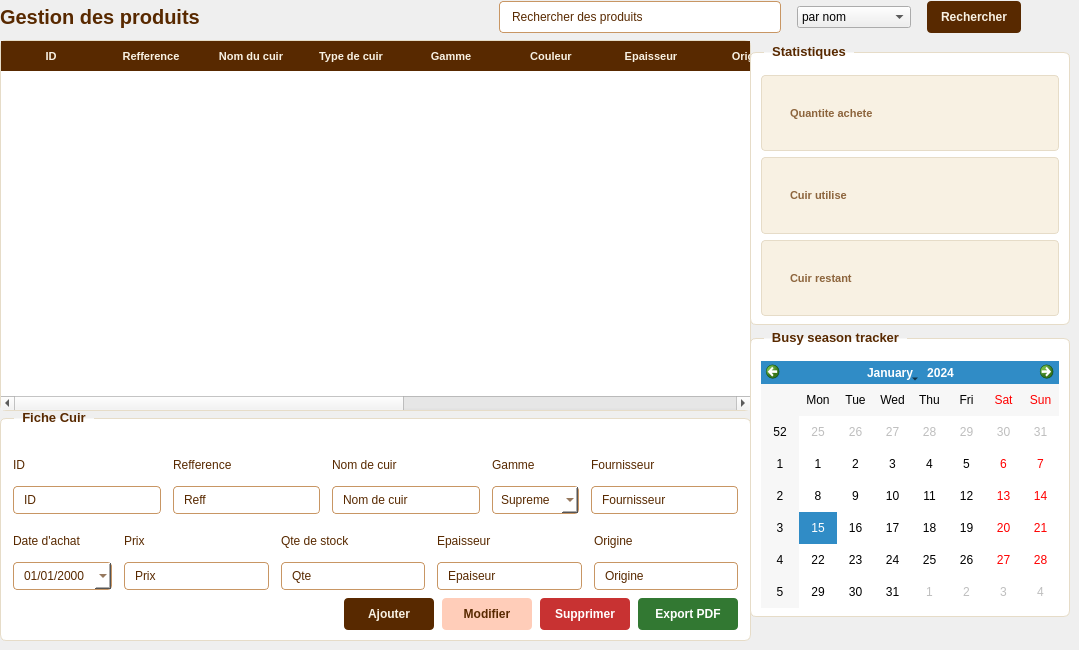
         <widget class="QWidget" name="page_3">
          <widget class="QTableWidget" name="employeeTable_5">
           <property name="geometry">
            <rect>
             <x>0</x>
             <y>40</y>
             <width>751</width>
             <height>371</height>
            </rect>
           </property>
           <property name="styleSheet">
            <string notr="true">QTableWidget {
  background-color: white;
  border: 1px solid rgb(230, 220, 200);
  border-radius: 6px;
  gridline-color: rgb(230, 220, 200);
  font-size: 11px;
  color: rgb(88, 41, 0);
}
QTableWidget::item {
  padding: 4px 6px;
}
QTableWidget::item:selected {
  background-color: rgb(255, 205, 185);
  color: rgb(88, 41, 0);
}
QHeaderView::section {
  background-color: rgb(88, 41, 0);
  color: rgb(248, 241, 227);
  padding: 6px 6px;
  border: none;
  font-weight: bold;
  font-size: 11px;
}</string>
           </property>
           <property name="alternatingRowColors">
            <bool>true</bool>
           </property>
           <property name="selectionBehavior">
            <enum>QAbstractItemView::SelectionBehavior::SelectRows</enum>
           </property>
           <property name="columnCount">
            <number>13</number>
           </property>
           <column>
            <property name="text">
             <string>ID</string>
            </property>
           </column>
           <column>
            <property name="text">
             <string>Refference</string>
            </property>
           </column>
           <column>
            <property name="text">
             <string>Nom du cuir</string>
            </property>
           </column>
           <column>
            <property name="text">
             <string>Type de cuir</string>
            </property>
           </column>
           <column>
            <property name="text">
             <string>Gamme</string>
            </property>
           </column>
           <column>
            <property name="text">
             <string>Couleur</string>
            </property>
           </column>
           <column>
            <property name="text">
             <string>Epaisseur</string>
            </property>
           </column>
           <column>
            <property name="text">
             <string>Origine</string>
            </property>
           </column>
           <column>
            <property name="text">
             <string>Fournisseur associe</string>
            </property>
           </column>
           <column>
            <property name="text">
             <string>Quantite de stock</string>
            </property>
           </column>
           <column>
            <property name="text">
             <string>Prix</string>
            </property>
           </column>
           <column>
            <property name="text">
             <string>Date d'achat</string>
            </property>
           </column>
           <column>
            <property name="text">
             <string>Status </string>
            </property>
           </column>
          </widget>
          <widget class="QGroupBox" name="employeeFormBox_5">
           <property name="geometry">
            <rect>
             <x>0</x>
             <y>410</y>
             <width>751</width>
             <height>231</height>
            </rect>
           </property>
           <property name="styleSheet">
            <string notr="true">QGroupBox {
  background-color: white;
  border: 1px solid rgb(230, 220, 200);
  border-radius: 6px;
  margin-top: 8px;
  padding-top: 16px;
  font-weight: bold;
  font-size: 13px;
  color: rgb(88, 41, 0);
}
QGroupBox::title {
  subcontrol-origin: margin;
  left: 14px;
  padding: 0 6px;
}
QLineEdit, QComboBox, QDateEdit {
  border: 1px solid rgb(200, 150, 100);
  border-radius: 4px;
  padding: 5px 8px;
  font-size: 12px;
  color: rgb(88, 41, 0);
  background-color: rgb(255, 255, 255);
  font-weight: normal;
}
QLineEdit:focus, QComboBox:focus, QDateEdit:focus {
  border: 1px solid rgb(88, 41, 0);
}
QLabel {
  font-size: 12px;
  font-weight: normal;
  color: rgb(88, 41, 0);
}</string>
           </property>
           <property name="title">
            <string>Fiche Cuir</string>
           </property>
           <layout class="QVBoxLayout" name="formOuterLayout_5">
            <property name="spacing">
             <number>8</number>
            </property>
            <property name="leftMargin">
             <number>12</number>
            </property>
            <property name="topMargin">
             <number>10</number>
            </property>
            <property name="rightMargin">
             <number>12</number>
            </property>
            <property name="bottomMargin">
             <number>10</number>
            </property>
            <item>
             <layout class="QHBoxLayout" name="formRow1_5">
              <property name="spacing">
               <number>12</number>
              </property>
              <item>
               <layout class="QVBoxLayout" name="cinLayout_5">
                <property name="spacing">
                 <number>2</number>
                </property>
                <item>
                 <widget class="QLabel" name="labelCIN_5">
                  <property name="text">
                   <string>ID</string>
                  </property>
                 </widget>
                </item>
                <item>
                 <widget class="QLineEdit" name="lineEditCIN_5">
                  <property name="text">
                   <string>ID</string>
                  </property>
                  <property name="placeholderText">
                   <string>CIN</string>
                  </property>
                 </widget>
                </item>
               </layout>
              </item>
              <item>
               <layout class="QVBoxLayout" name="nomLayout_5">
                <property name="spacing">
                 <number>2</number>
                </property>
                <item>
                 <widget class="QLabel" name="labelNom_5">
                  <property name="text">
                   <string>Refference</string>
                  </property>
                 </widget>
                </item>
                <item>
                 <widget class="QLineEdit" name="lineEditNom_5">
                  <property name="text">
                   <string>Reff</string>
                  </property>
                  <property name="placeholderText">
                   <string>Nom</string>
                  </property>
                 </widget>
                </item>
               </layout>
              </item>
              <item>
               <layout class="QVBoxLayout" name="prenomLayout_5">
                <property name="spacing">
                 <number>2</number>
                </property>
                <item>
                 <widget class="QLabel" name="labelPrenom_5">
                  <property name="text">
                   <string>Nom de cuir</string>
                  </property>
                 </widget>
                </item>
                <item>
                 <widget class="QLineEdit" name="lineEditPrenom_6">
                  <property name="text">
                   <string>Nom de cuir</string>
                  </property>
                  <property name="placeholderText">
                   <string>Prenom</string>
                  </property>
                 </widget>
                </item>
               </layout>
              </item>
              <item>
               <layout class="QVBoxLayout" name="sexeLayout_5">
                <property name="spacing">
                 <number>2</number>
                </property>
                <item>
                 <widget class="QLabel" name="labelSexe_5">
                  <property name="text">
                   <string>Gamme</string>
                  </property>
                 </widget>
                </item>
                <item>
                 <widget class="QComboBox" name="comboBoxSexe_2">
                  <item>
                   <property name="text">
                    <string>Supreme</string>
                   </property>
                  </item>
                  <item>
                   <property name="text">
                    <string>Midium</string>
                   </property>
                  </item>
                  <item>
                   <property name="text">
                    <string>Economy</string>
                   </property>
                  </item>
                 </widget>
                </item>
               </layout>
              </item>
              <item>
               <layout class="QVBoxLayout" name="salaireLayout_5">
                <property name="spacing">
                 <number>2</number>
                </property>
                <item>
                 <widget class="QLabel" name="labelSalaire_5">
                  <property name="text">
                   <string>Fournisseur</string>
                  </property>
                 </widget>
                </item>
                <item>
                 <widget class="QLineEdit" name="lineEditSalaire_2">
                  <property name="text">
                   <string>Fournisseur</string>
                  </property>
                  <property name="placeholderText">
                   <string>Salaire</string>
                  </property>
                 </widget>
                </item>
               </layout>
              </item>
             </layout>
            </item>
            <item>
             <layout class="QHBoxLayout" name="formRow2_5">
              <property name="spacing">
               <number>12</number>
              </property>
              <item>
               <layout class="QVBoxLayout" name="dateEmbaucheLayout_5">
                <property name="spacing">
                 <number>2</number>
                </property>
                <item>
                 <widget class="QLabel" name="labelDateEmbauche_5">
                  <property name="text">
                   <string>Date d'achat</string>
                  </property>
                 </widget>
                </item>
                <item>
                 <widget class="QDateEdit" name="dateEditEmbauche_2">
                  <property name="displayFormat">
                   <string>dd/MM/yyyy</string>
                  </property>
                  <property name="calendarPopup">
                   <bool>true</bool>
                  </property>
                 </widget>
                </item>
               </layout>
              </item>
              <item>
               <layout class="QVBoxLayout" name="telephoneLayout_4">
                <property name="spacing">
                 <number>2</number>
                </property>
                <item>
                 <widget class="QLabel" name="labelTelephone_4">
                  <property name="text">
                   <string>Prix</string>
                  </property>
                 </widget>
                </item>
                <item>
                 <widget class="QLineEdit" name="lineEditTelephone_2">
                  <property name="text">
                   <string>Prix</string>
                  </property>
                  <property name="placeholderText">
                   <string>Telephone</string>
                  </property>
                 </widget>
                </item>
               </layout>
              </item>
              <item>
               <layout class="QVBoxLayout" name="posteLayout_4">
                <property name="spacing">
                 <number>2</number>
                </property>
                <item>
                 <widget class="QLabel" name="labelPoste_4">
                  <property name="text">
                   <string>Qte de stock</string>
                  </property>
                 </widget>
                </item>
                <item>
                 <widget class="QLineEdit" name="lineEditPoste_2">
                  <property name="text">
                   <string>Qte</string>
                  </property>
                  <property name="placeholderText">
                   <string>Poste</string>
                  </property>
                 </widget>
                </item>
               </layout>
              </item>
              <item>
               <layout class="QVBoxLayout" name="adresseLayout_4">
                <property name="spacing">
                 <number>2</number>
                </property>
                <item>
                 <widget class="QLabel" name="labelAdresse_4">
                  <property name="text">
                   <string>Epaisseur</string>
                  </property>
                 </widget>
                </item>
                <item>
                 <widget class="QLineEdit" name="lineEditAdresse_4">
                  <property name="text">
                   <string>Epaiseur</string>
                  </property>
                  <property name="placeholderText">
                   <string>Adresse</string>
                  </property>
                 </widget>
                </item>
               </layout>
              </item>
              <item>
               <layout class="QVBoxLayout" name="emailLayout_4">
                <property name="spacing">
                 <number>2</number>
                </property>
                <item>
                 <widget class="QLabel" name="labelEmail_2">
                  <property name="text">
                   <string>Origine</string>
                  </property>
                 </widget>
                </item>
                <item>
                 <widget class="QLineEdit" name="lineEditEmail_4">
                  <property name="text">
                   <string>Origine</string>
                  </property>
                  <property name="placeholderText">
                   <string>Email</string>
                  </property>
                 </widget>
                </item>
               </layout>
              </item>
             </layout>
            </item>
            <item>
             <layout class="QHBoxLayout" name="formBtnLayout_5">
              <property name="spacing">
               <number>8</number>
              </property>
              <item>
               <spacer name="formBtnSpacer_5">
                <property name="orientation">
                 <enum>Qt::Orientation::Horizontal</enum>
                </property>
                <property name="sizeHint" stdset="0">
                 <size>
                  <width>40</width>
                  <height>20</height>
                 </size>
                </property>
               </spacer>
              </item>
              <item>
               <widget class="QPushButton" name="btnAjouter_7">
                <property name="minimumSize">
                 <size>
                  <width>90</width>
                  <height>32</height>
                 </size>
                </property>
                <property name="cursor">
                 <cursorShape>PointingHandCursor</cursorShape>
                </property>
                <property name="styleSheet">
                 <string notr="true">QPushButton {
  background-color: rgb(88, 41, 0);
  color: rgb(248, 241, 227);
  border: none;
  border-radius: 4px;
  font-size: 12px;
  font-weight: bold;
  padding: 6px 14px;
}
QPushButton:hover {
  background-color: rgb(110, 55, 10);
}</string>
                </property>
                <property name="text">
                 <string>Ajouter</string>
                </property>
               </widget>
              </item>
              <item>
               <widget class="QPushButton" name="btnModifier_5">
                <property name="minimumSize">
                 <size>
                  <width>90</width>
                  <height>32</height>
                 </size>
                </property>
                <property name="cursor">
                 <cursorShape>PointingHandCursor</cursorShape>
                </property>
                <property name="styleSheet">
                 <string notr="true">QPushButton {
  background-color: rgb(255, 205, 185);
  color: rgb(88, 41, 0);
  border: none;
  border-radius: 4px;
  font-size: 12px;
  font-weight: bold;
  padding: 6px 14px;
}
QPushButton:hover {
  background-color: rgb(230, 180, 150);
}</string>
                </property>
                <property name="text">
                 <string>Modifier</string>
                </property>
               </widget>
              </item>
              <item>
               <widget class="QPushButton" name="btnSupprimer_5">
                <property name="minimumSize">
                 <size>
                  <width>90</width>
                  <height>32</height>
                 </size>
                </property>
                <property name="cursor">
                 <cursorShape>PointingHandCursor</cursorShape>
                </property>
                <property name="styleSheet">
                 <string notr="true">QPushButton {
  background-color: rgb(200, 50, 50);
  color: white;
  border: none;
  border-radius: 4px;
  font-size: 12px;
  font-weight: bold;
  padding: 6px 14px;
}
QPushButton:hover {
  background-color: rgb(180, 40, 40);
}</string>
                </property>
                <property name="text">
                 <string>Supprimer</string>
                </property>
               </widget>
              </item>
              <item>
               <widget class="QPushButton" name="btnExportPDF_2">
                <property name="minimumSize">
                 <size>
                  <width>100</width>
                  <height>32</height>
                 </size>
                </property>
                <property name="cursor">
                 <cursorShape>PointingHandCursor</cursorShape>
                </property>
                <property name="styleSheet">
                 <string notr="true">QPushButton {
  background-color: rgb(50, 120, 50);
  color: white;
  border: none;
  border-radius: 4px;
  font-size: 12px;
  font-weight: bold;
  padding: 6px 14px;
}
QPushButton:hover {
  background-color: rgb(40, 100, 40);
}</string>
                </property>
                <property name="text">
                 <string>Export PDF</string>
                </property>
               </widget>
              </item>
             </layout>
            </item>
           </layout>
          </widget>
          <widget class="QGroupBox" name="statsGroupBox_2">
           <property name="geometry">
            <rect>
             <x>750</x>
             <y>44</y>
             <width>320</width>
             <height>281</height>
            </rect>
           </property>
           <property name="styleSheet">
            <string notr="true">QGroupBox {
  background-color: white;
  border: 1px solid rgb(230, 220, 200);
  border-radius: 6px;
  margin-top: 8px;
  padding-top: 14px;
  font-weight: bold;
  font-size: 13px;
  color: rgb(88, 41, 0);
}
QGroupBox::title {
  subcontrol-origin: margin;
  left: 14px;
  padding: 0 6px;
}
QLabel {
  font-weight: normal;
}</string>
           </property>
           <property name="title">
            <string>Statistiques</string>
           </property>
           <layout class="QVBoxLayout" name="statsLayout_2">
            <property name="spacing">
             <number>6</number>
            </property>
            <property name="leftMargin">
             <number>10</number>
            </property>
            <property name="topMargin">
             <number>8</number>
            </property>
            <property name="rightMargin">
             <number>10</number>
            </property>
            <property name="bottomMargin">
             <number>8</number>
            </property>
            <item>
             <widget class="QFrame" name="statCard1_2">
              <property name="styleSheet">
               <string notr="true">QFrame {
  background-color: rgb(248, 241, 227);
  border: 1px solid rgb(230, 220, 200);
  border-radius: 4px;
  padding: 8px;
}</string>
              </property>
              <layout class="QVBoxLayout" name="statCard1Layout_2">
               <property name="spacing">
                <number>2</number>
               </property>
               <item>
                <widget class="QLabel" name="statTitle1_2">
                 <property name="styleSheet">
                  <string notr="true">font-size: 11px; color: rgb(140, 100, 60); border: none; font-weight: bold;</string>
                 </property>
                 <property name="text">
                  <string>Quantite achete</string>
                 </property>
                </widget>
               </item>
              </layout>
             </widget>
            </item>
            <item>
             <widget class="QFrame" name="statCard2_2">
              <property name="styleSheet">
               <string notr="true">QFrame {
  background-color: rgb(248, 241, 227);
  border: 1px solid rgb(230, 220, 200);
  border-radius: 4px;
  padding: 8px;
}</string>
              </property>
              <layout class="QVBoxLayout" name="statCard2Layout_2">
               <property name="spacing">
                <number>2</number>
               </property>
               <item>
                <widget class="QLabel" name="statTitle2_2">
                 <property name="styleSheet">
                  <string notr="true">font-size: 11px; color: rgb(140, 100, 60); border: none; font-weight: bold;</string>
                 </property>
                 <property name="text">
                  <string>Cuir utilise</string>
                 </property>
                </widget>
               </item>
              </layout>
             </widget>
            </item>
            <item>
             <widget class="QFrame" name="statCard3_2">
              <property name="styleSheet">
               <string notr="true">QFrame {
  background-color: rgb(248, 241, 227);
  border: 1px solid rgb(230, 220, 200);
  border-radius: 4px;
  padding: 8px;
}</string>
              </property>
              <layout class="QVBoxLayout" name="statCard3Layout_2">
               <property name="spacing">
                <number>2</number>
               </property>
               <item>
                <widget class="QLabel" name="statTitle3_2">
                 <property name="styleSheet">
                  <string notr="true">font-size: 11px; color: rgb(140, 100, 60); border: none; font-weight: bold;</string>
                 </property>
                 <property name="text">
                  <string>Cuir restant</string>
                 </property>
                </widget>
               </item>
              </layout>
             </widget>
            </item>
           </layout>
          </widget>
          <widget class="QGroupBox" name="chatGroupBox_5">
           <property name="geometry">
            <rect>
             <x>750</x>
             <y>330</y>
             <width>320</width>
             <height>287</height>
            </rect>
           </property>
           <property name="styleSheet">
            <string notr="true">QGroupBox {
  background-color: white;
  border: 1px solid rgb(230, 220, 200);
  border-radius: 6px;
  margin-top: 8px;
  padding-top: 14px;
  font-weight: bold;
  font-size: 13px;
  color: rgb(88, 41, 0);
}
QGroupBox::title {
  subcontrol-origin: margin;
  left: 14px;
  padding: 0 6px;
}
QTextEdit {
  border: 1px solid rgb(230, 220, 200);
  border-radius: 4px;
  font-size: 12px;
  color: rgb(88, 41, 0);
  background-color: rgb(252, 248, 240);
  font-weight: normal;
}
QLineEdit {
  border: 1px solid rgb(200, 150, 100);
  border-radius: 4px;
  padding: 5px 8px;
  font-size: 12px;
  color: rgb(88, 41, 0);
  background-color: white;
  font-weight: normal;
}</string>
           </property>
           <property name="title">
            <string>Busy season tracker</string>
           </property>
           <layout class="QVBoxLayout" name="chatLayout_5">
            <property name="spacing">
             <number>6</number>
            </property>
            <property name="leftMargin">
             <number>10</number>
            </property>
            <property name="topMargin">
             <number>8</number>
            </property>
            <property name="rightMargin">
             <number>10</number>
            </property>
            <property name="bottomMargin">
             <number>8</number>
            </property>
            <item>
             <widget class="QCalendarWidget" name="calendarWidget"/>
            </item>
            <item>
             <layout class="QHBoxLayout" name="chatInputLayout_4">
              <property name="spacing">
               <number>6</number>
              </property>
             </layout>
            </item>
           </layout>
          </widget>
          <widget class="QWidget" name="layoutWidget_4">
           <property name="geometry">
            <rect>
             <x>0</x>
             <y>0</y>
             <width>1021</width>
             <height>34</height>
            </rect>
           </property>
           <layout class="QHBoxLayout" name="employesHeaderRow_5">
            <property name="spacing">
             <number>16</number>
            </property>
            <item>
             <widget class="QLabel" name="employesTitle_5">
              <property name="styleSheet">
               <string notr="true">font-size: 20px; font-weight: bold; color: rgb(88, 41, 0);</string>
              </property>
              <property name="text">
               <string>Gestion des produits</string>
              </property>
             </widget>
            </item>
            <item>
             <spacer name="headerSearchSpacer_4">
              <property name="orientation">
               <enum>Qt::Orientation::Horizontal</enum>
              </property>
              <property name="sizeHint" stdset="0">
               <size>
                <width>40</width>
                <height>20</height>
               </size>
              </property>
             </spacer>
            </item>
            <item>
             <widget class="QLineEdit" name="lineEditSearch_6">
              <property name="minimumSize">
               <size>
                <width>250</width>
                <height>32</height>
               </size>
              </property>
              <property name="maximumSize">
               <size>
                <width>350</width>
                <height>32</height>
               </size>
              </property>
              <property name="styleSheet">
               <string notr="true">QLineEdit {
  border: 1px solid rgb(200, 150, 100);
  border-radius: 4px;
  padding: 4px 10px;
  font-size: 12px;
  color: rgb(88, 41, 0);
  background-color: white;
}</string>
              </property>
              <property name="text">
               <string>Rechercher des produits</string>
              </property>
              <property name="placeholderText">
               <string>Rechercher un client...</string>
              </property>
             </widget>
            </item>
            <item>
             <widget class="QComboBox" name="comboBox_7">
              <item>
               <property name="text">
                <string>par nom</string>
               </property>
              </item>
              <item>
               <property name="text">
                <string>par type de cuir</string>
               </property>
              </item>
              <item>
               <property name="text">
                <string>par état</string>
               </property>
              </item>
             </widget>
            </item>
            <item>
             <widget class="QPushButton" name="btnRechercher_5">
              <property name="minimumSize">
               <size>
                <width>90</width>
                <height>32</height>
               </size>
              </property>
              <property name="cursor">
               <cursorShape>PointingHandCursor</cursorShape>
              </property>
              <property name="styleSheet">
               <string notr="true">QPushButton {
  background-color: rgb(88, 41, 0);
  color: rgb(248, 241, 227);
  border: none;
  border-radius: 4px;
  font-size: 12px;
  font-weight: bold;
  padding: 4px 14px;
}
QPushButton:hover {
  background-color: rgb(110, 55, 10);
}</string>
              </property>
              <property name="text">
               <string>Rechercher</string>
              </property>
             </widget>
            </item>
           </layout>
          </widget>
         </widget>
